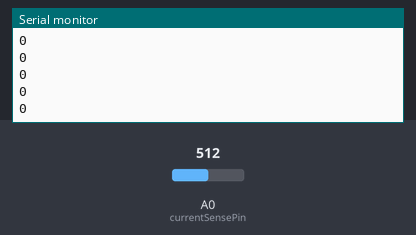
Bench run of a sketch on a simulated Arduino Uno, built with avr-gcc and run on an emulated ATmega328P. Shown: the last lines printed to the serial monitor. Inputs (shaded band) come from the test bench; at power-on: A0 (currentSensePin) = 512.

Above: at 1.2 s.
1.3 s: A0 (currentSensePin) set to 550
At 3.0 s:
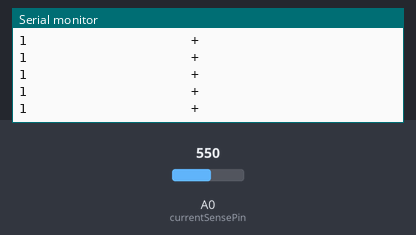
4.3 s: A0 (currentSensePin) set to 897
At 5.6 s:
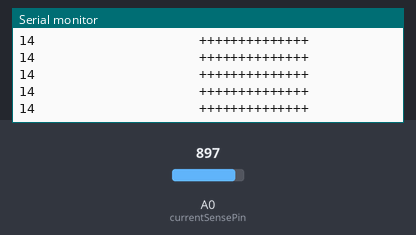
5.8 s: A0 (currentSensePin) set to 929
At 8.3 s:
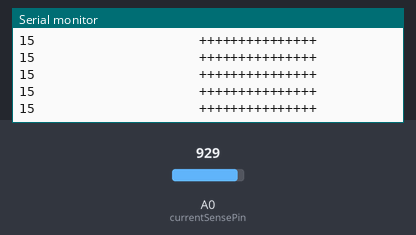
Timing chart, 0 to 9.8 s (numbered marks = the images above; inputs shaded):
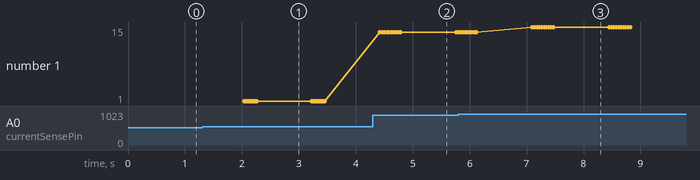

Measured:
- the behaviour switches between 538 and 539 on A0 (currentSensePin) (found by bisection; images 0 and 1)
- after the input at 1.3 s, the serial monitor: prints a new line after 0.74 s (image 1)
- after the input at 4.3 s, the serial monitor: prints a new line after 0.12 s (image 2)
- after the input at 5.8 s, the serial monitor: prints a new line after 1.3 s (image 3)
- plotted number 1: 1 → 14 after the input at 4.3 s, 14 → 15 after the input at 5.8 s

The sketch:

A1301.ino
```cpp
/* I/O constants */
const int currentSensePin = A0;
const int sampleDelay = 1000; // uS
const int sampleCount = 10;

void setup(void) {
    Serial.begin(9600);
    Serial.println("setup()");

    pinMode(currentSensePin, INPUT);
    Serial.println("loop()");
}

void loop(void) {
    int samples[sampleCount] = {0};
    int sampleIndex = 0;
    int dotIndex = 0;

    for (sampleIndex=0; sampleIndex < sampleCount; sampleIndex++) {
        samples[sampleIndex] = map( analogRead(currentSensePin), 0, 1023, -19, 19);
        delayMicroseconds(sampleDelay);
    }

    for (sampleIndex=0; sampleIndex < sampleCount; sampleIndex++) {
        Serial.print(samples[sampleIndex]); Serial.print("\t");
        if (samples[sampleIndex] > 0) {
            Serial.print("                   "); // Space for -
        }
        for (dotIndex = abs(samples[sampleIndex]); dotIndex > 0; dotIndex--) {
            if (samples[sampleIndex] < 0) {
                Serial.print("-");
            } else {
                Serial.print("+");
            }
        }
        Serial.println();
    }
    delay(1000);
}
```
